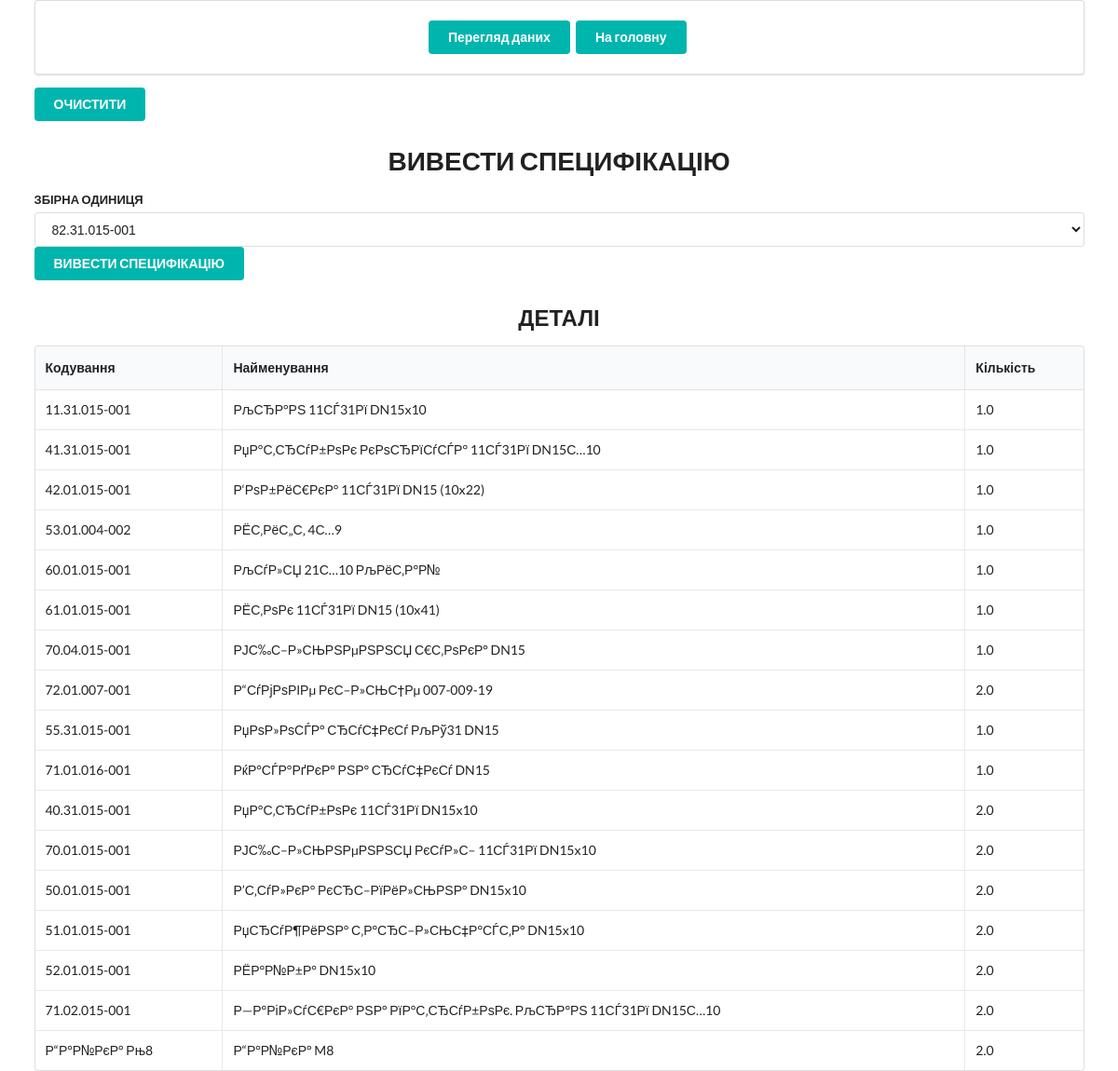
Before: /specification with the older database file.
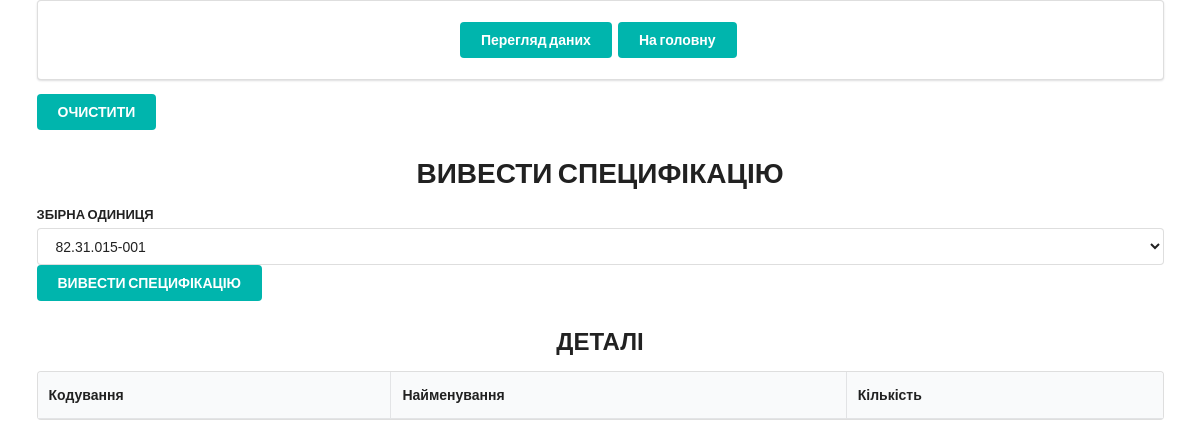
After: the same page with the newer database file.
### tables/tables_zero.py (models this page shows)
class Specification(Base):
    __tablename__ = 'specifications'
    id = Column(Integer, primary_key=True, index=True)
    coding = Column(String)         # Кодування
    name = Column(String)           # Найменування
    number = Column(String)         # Кількість

### routers/revision/revision_router.py (the view)
@app.get('/specification')
def specification(request: Request, db_session: Session = Depends(get_db)):
    materials = db_session.query(Material).all()
    details = db_session.query(Detail).all()
    collectives = db_session.query(Collective).all()
    specifications = db_session.query(Specification).all()
    return templates.TemplateResponse('/revision/index_specification.html',
                                      {'request': request,
                                       'detail_list': details,
                                       'material_list': materials,
                                       'collective_list':collectives,
                                       'specification_list':specifications}
                                      )

### templates/revision/index_specification.html
{% extends 'layout.html' %}
{% block content %}
<div class="ui container">
    <div class="ui padded segment">
        <div class="ui center aligned container">
            <a href="revision" class="ui teal button">Перегляд даних</a>
            <a href="/"><button class="ui teal  button">На головну</button></a>
        </div>
    </div>
    <form class="ui form" action="{{ url_for('dele_spec') }}" method="post">
        <button class="ui teal  button" type="submit">ОЧИСТИТИ</button>
    </form>
    <h1 class="ui center aligned header ">ВИВЕСТИ СПЕЦИФІКАЦІЮ</h1>
    <form class="ui form" action="{{ url_for('specification') }}" method="post">
        <div class="field">
            <label>ЗБІРНА ОДИНИЦЯ</label>
            <select name="A">
                {% for collective in collective_list %}
                    <option value="{{ collective.collective_id }}">{{ collective.collective_coding }}</option>
                {% endfor %}
            </select>
            <button class="ui teal  button" type="submit">ВИВЕСТИ СПЕЦИФІКАЦІЮ</button>
        </div>
    </form>
    <h2 class="ui center aligned header">ДЕТАЛІ</h2>
    <table class="ui celled table">
        <thead>
            <tr>
                <th>Кодування</th>
                <th>Найменування</th>
                <th>Кількість</th>
            </tr>
        </thead>
        <tbody>
            {% for specification in specification_list %}
                <tr>
                    <td> {{ specification.coding }} </td>
                    <td> {{ specification.name }} </td>
                    <td> {{ specification.number }} </td>
                </tr>
            {% endfor %}
        </tbody>
    </table>
</div>
{% endblock content %}

### templates/layout.html (shortened to what this page needs)
<!doctype html>
<html lang="en">
<head>
    <link rel="stylesheet" href="https://cdn.jsdelivr.net/npm/semantic-ui@2.4.2/dist/semantic.min.css">
    <link rel="stylesheet" href="{{ url_for('static', path='css/style.css') }}">
<link href="https://cdn.jsdelivr.net/npm/select2@4.1.0-beta.1/dist/css/select2.min.css" rel="stylesheet" />
</head>
<body>
{% block content %}
{% endblock  %}
</body>
</html>

Changed rows visible on the page:
removed Specification: coding "11.31.015-001", name "РљСЂР°РЅ 11СЃ31Рї DN15x10", number "1.0"
removed Specification: coding "41.31.015-001", name "РџР°С‚СЂСѓР±РѕРє РєРѕСЂРїСѓСЃР° 11СЃ31Рї DN15С…10", number "1.0"
removed Specification: coding "42.01.015-001", name "Р‘РѕР±РёС€РєР° 11СЃ31Рї DN15 (10x22)", number "1.0"
removed Specification: coding "53.01.004-002", name "РЁС‚РёС„С‚ 4С…9", number "1.0"
removed Specification: coding "60.01.015-001", name "РљСѓР»СЏ 21С…10 РљРёС‚Р°Р№", number "1.0"
removed Specification: coding "61.01.015-001", name "РЁС‚РѕРє 11СЃ31Рї DN15 (10x41)", number "1.0"
removed Specification: coding "70.04.015-001", name "РЈС‰С–Р»СЊРЅРµРЅРЅСЏ С€С‚РѕРєР° DN15", number "1.0"
removed Specification: coding "72.01.007-001", name "Р“СѓРјРѕРІРµ РєС–Р»СЊС†Рµ 007-009-19", number "2.0"
removed Specification: coding "55.31.015-001", name "РџРѕР»РѕСЃР° СЂСѓС‡РєСѓ РљРў31 DN15", number "1.0"
removed Specification: coding "71.01.016-001", name "РќР°СЃР°РґРєР° РЅР° СЂСѓС‡РєСѓ DN15", number "1.0"
removed Specification: coding "40.31.015-001", name "РџР°С‚СЂСѓР±РѕРє 11СЃ31Рї DN15x10", number "2.0"
removed Specification: coding "70.01.015-001", name "РЈС‰С–Р»СЊРЅРµРЅРЅСЏ РєСѓР»С– 11СЃ31Рї DN15x10", number "2.0"
removed Specification: coding "50.01.015-001", name "Р’С‚СѓР»РєР° РєСЂС–РїРёР»СЊРЅР° DN15x10", number "2.0"
removed Specification: coding "51.01.015-001", name "РџСЂСѓР¶РёРЅР° С‚Р°СЂС–Р»СЊС‡Р°СЃС‚Р° DN15x10", number "2.0"
removed Specification: coding "52.01.015-001", name "РЁР°Р№Р±Р° DN15x10", number "2.0"
removed Specification: coding "71.02.015-001", name "Р—Р°РіР»СѓС€РєР° РЅР° РїР°С‚СЂСѓР±РѕРє. РљСЂР°РЅ 11СЃ31Рї DN15С…10", number "2.0"
removed Specification: coding "Р“Р°Р№РєР° Рњ8", name "Р“Р°Р№РєР° M8", number "2.0"
